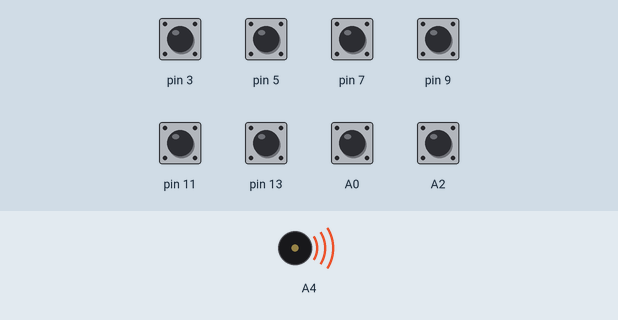
This sketch was run on a simulated Arduino Uno, built with avr-gcc and run on an emulated ATmega328P. Shown: buzzer (waves = sounding). The test bench sets the inputs (shaded band); at power-on: A0, A2, pin 3, pin 5, pin 7, pin 9, pin 11, pin 13 HIGH.

Above: at 0.1 s.
Timing chart, 0 to 1.6 s (numbered marks = the images above):
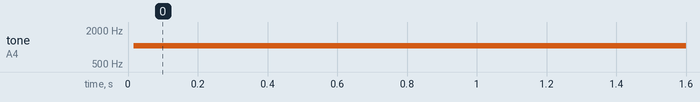

The sketch:

piano.ino
```cpp
#include <CapacitiveSensor.h>

#include "pitches.h"

CapacitiveSensor a = CapacitiveSensor (2,3);
CapacitiveSensor b = CapacitiveSensor (4,5);
CapacitiveSensor c = CapacitiveSensor (6,7);
CapacitiveSensor d = CapacitiveSensor (8,9);
CapacitiveSensor e = CapacitiveSensor (10,11);
CapacitiveSensor f = CapacitiveSensor (12,13);
CapacitiveSensor g = CapacitiveSensor (A3,A2);
CapacitiveSensor h = CapacitiveSensor (A1,A0);
int notas[] = { NOTE_C5, NOTE_D5, NOTE_E5, NOTE_F5, NOTE_G5, NOTE_A5, NOTE_B5, NOTE_C6};

void setup() {
  // put your setup code here, to run once:
Serial.begin(9600);
}

void loop() {
  // put your main code here, to run repeatedly:
  long SEN1 = a.capacitiveSensorRaw(20);
  long SEN2 = b.capacitiveSensorRaw(20);
  long SEN3 = c.capacitiveSensorRaw(20);
  long SEN4 = d.capacitiveSensorRaw(20);
  long SEN5 = e.capacitiveSensorRaw(20);
  long SEN6 = f.capacitiveSensorRaw(20);
  long SEN7 = g.capacitiveSensorRaw(20);
  long SEN8 = h.capacitiveSensorRaw(20);


 if(SEN1 > 10){
   tone(A4, notas[0], 100);
 }
  if(SEN2 > 10){
   tone(A4, notas[1], 100);
 }
  if(SEN3 > 10){
   tone(A4, notas[2], 100);
 }
  if(SEN4 > 10){
   tone(A4, notas[3], 100);
 }
  if(SEN5 > 10){
   tone(A4, notas[4], 100);
 }
  if(SEN6 > 10){
   tone(A4, notas[5], 100);
 }
  if(SEN7 > 10){
   tone(A4, notas[6], 100);
 }
  if(SEN8 > 10){
   tone(A4, notas[7], 100);
 }
}
```

Measured:
- by itself, tone on A4: silent → 1047 Hz at 0.02 s
